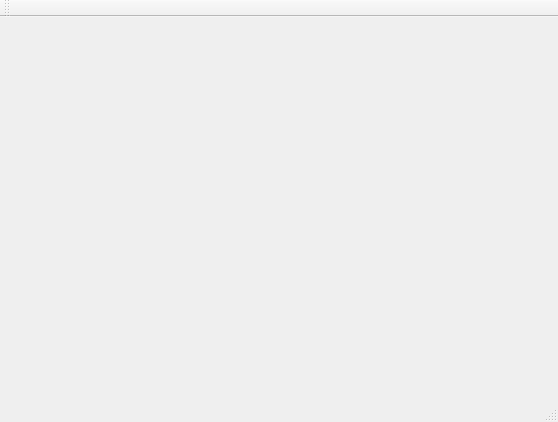
<?xml version="1.0" encoding="UTF-8"?>
<ui version="4.0">
 <class>wndBootloader</class>
 <widget class="QMainWindow" name="wndBootloader">
  <property name="geometry">
   <rect>
    <x>0</x>
    <y>0</y>
    <width>558</width>
    <height>422</height>
   </rect>
  </property>
  <property name="windowTitle">
   <string>wndBootloader</string>
  </property>
  <widget class="QWidget" name="centralWidget"/>
  <widget class="QMenuBar" name="menuBar">
   <property name="geometry">
    <rect>
     <x>0</x>
     <y>0</y>
     <width>558</width>
     <height>21</height>
    </rect>
   </property>
  </widget>
  <widget class="QToolBar" name="mainToolBar">
   <attribute name="toolBarArea">
    <enum>TopToolBarArea</enum>
   </attribute>
   <attribute name="toolBarBreak">
    <bool>false</bool>
   </attribute>
  </widget>
  <widget class="QStatusBar" name="statusBar"/>
 </widget>
 <layoutdefault spacing="6" margin="11"/>
 <resources/>
 <connections/>
</ui>
